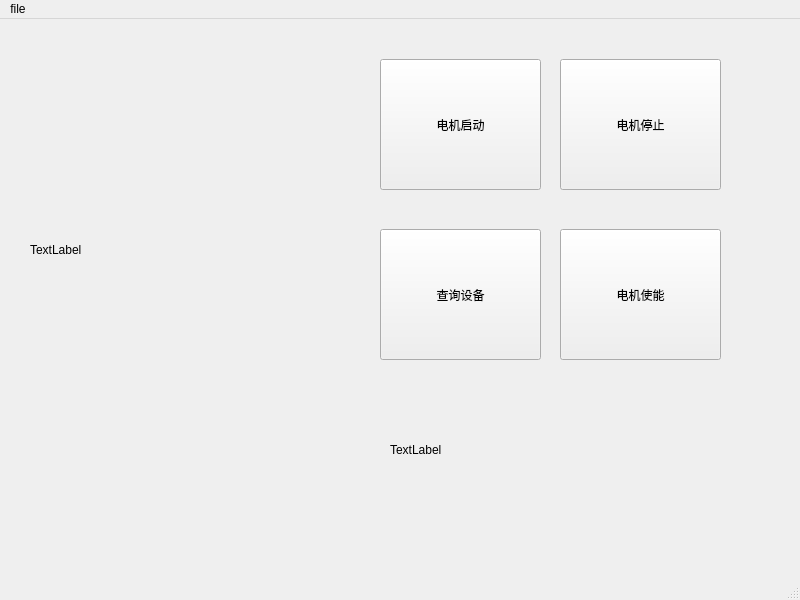
<?xml version="1.0" encoding="UTF-8"?>
<ui version="4.0">
 <class>MainWindow</class>
 <widget class="QMainWindow" name="MainWindow">
  <property name="geometry">
   <rect>
    <x>0</x>
    <y>0</y>
    <width>800</width>
    <height>600</height>
   </rect>
  </property>
  <property name="windowTitle">
   <string>MainWindow</string>
  </property>
  <widget class="QWidget" name="centralwidget">
   <widget class="QLabel" name="label_2">
    <property name="geometry">
     <rect>
      <x>30</x>
      <y>160</y>
      <width>291</width>
      <height>141</height>
     </rect>
    </property>
    <property name="text">
     <string>TextLabel</string>
    </property>
   </widget>
   <widget class="QPushButton" name="pushButton">
    <property name="geometry">
     <rect>
      <x>380</x>
      <y>40</y>
      <width>161</width>
      <height>131</height>
     </rect>
    </property>
    <property name="text">
     <string>电机启动</string>
    </property>
   </widget>
   <widget class="QPushButton" name="pushButton_2">
    <property name="geometry">
     <rect>
      <x>560</x>
      <y>40</y>
      <width>161</width>
      <height>131</height>
     </rect>
    </property>
    <property name="text">
     <string>电机停止</string>
    </property>
   </widget>
   <widget class="QPushButton" name="pushButton_3">
    <property name="geometry">
     <rect>
      <x>380</x>
      <y>210</y>
      <width>161</width>
      <height>131</height>
     </rect>
    </property>
    <property name="text">
     <string>查询设备</string>
    </property>
   </widget>
   <widget class="QLabel" name="label">
    <property name="geometry">
     <rect>
      <x>390</x>
      <y>360</y>
      <width>361</width>
      <height>141</height>
     </rect>
    </property>
    <property name="text">
     <string>TextLabel</string>
    </property>
   </widget>
   <widget class="QPushButton" name="pushButton_4">
    <property name="enabled">
     <bool>true</bool>
    </property>
    <property name="geometry">
     <rect>
      <x>560</x>
      <y>210</y>
      <width>161</width>
      <height>131</height>
     </rect>
    </property>
    <property name="text">
     <string>电机使能</string>
    </property>
   </widget>
  </widget>
  <widget class="QMenuBar" name="menubar">
   <property name="geometry">
    <rect>
     <x>0</x>
     <y>0</y>
     <width>800</width>
     <height>28</height>
    </rect>
   </property>
   <widget class="QMenu" name="menufile">
    <property name="title">
     <string>file</string>
    </property>
   </widget>
   <addaction name="menufile"/>
  </widget>
  <widget class="QStatusBar" name="statusbar"/>
 </widget>
 <resources/>
 <connections/>
</ui>
